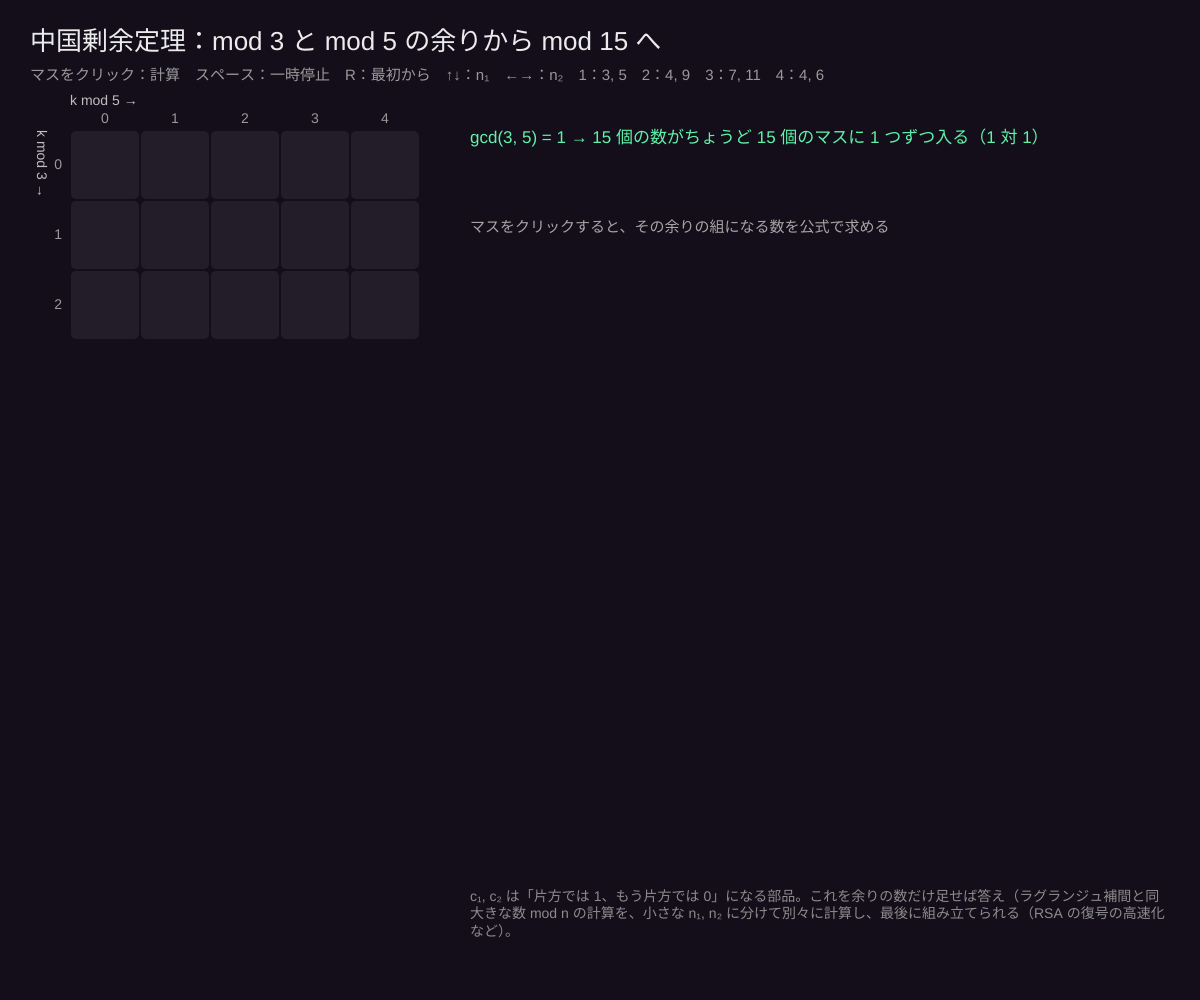
Frame 1 (no input)
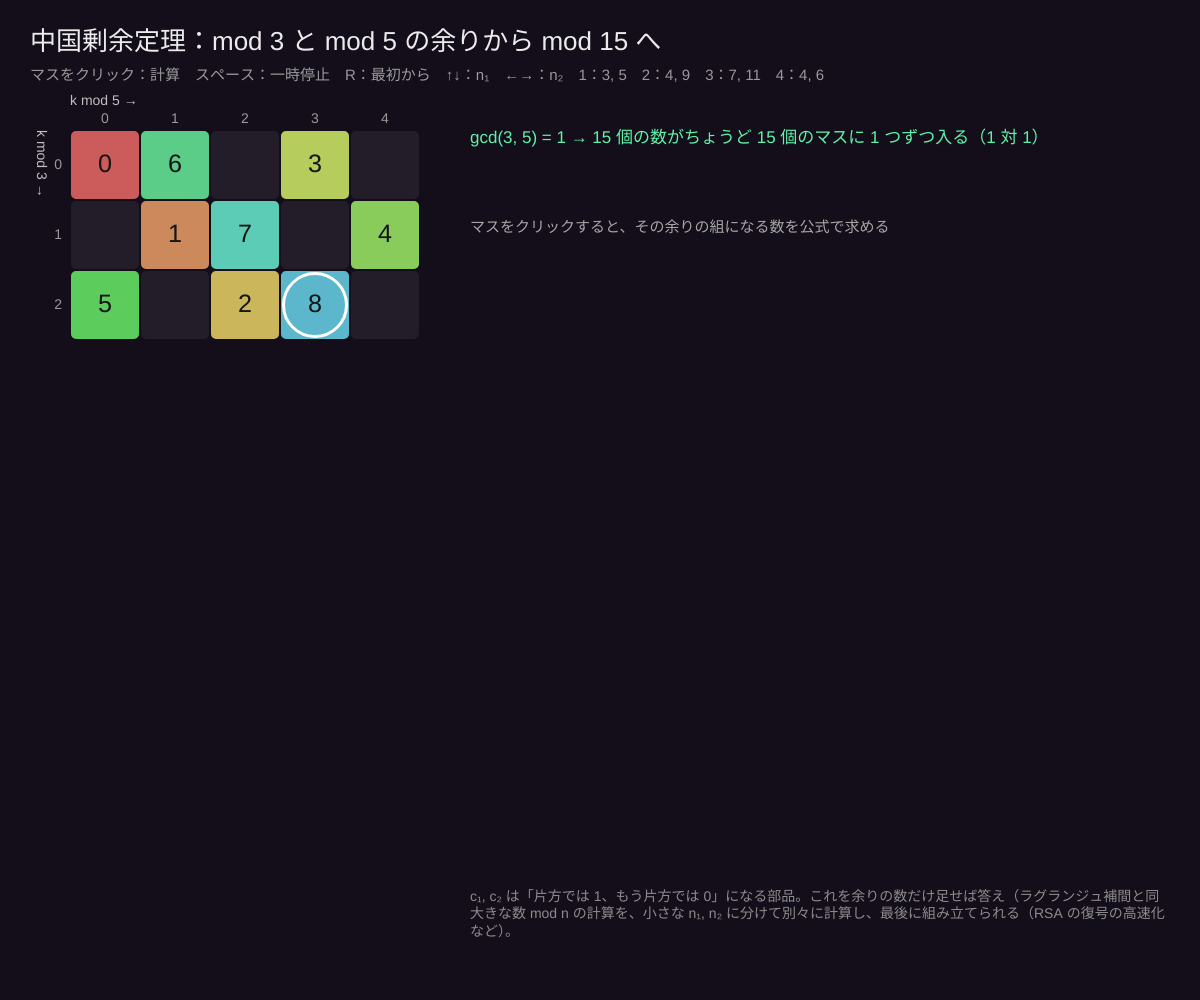
Frame 60 (no input)
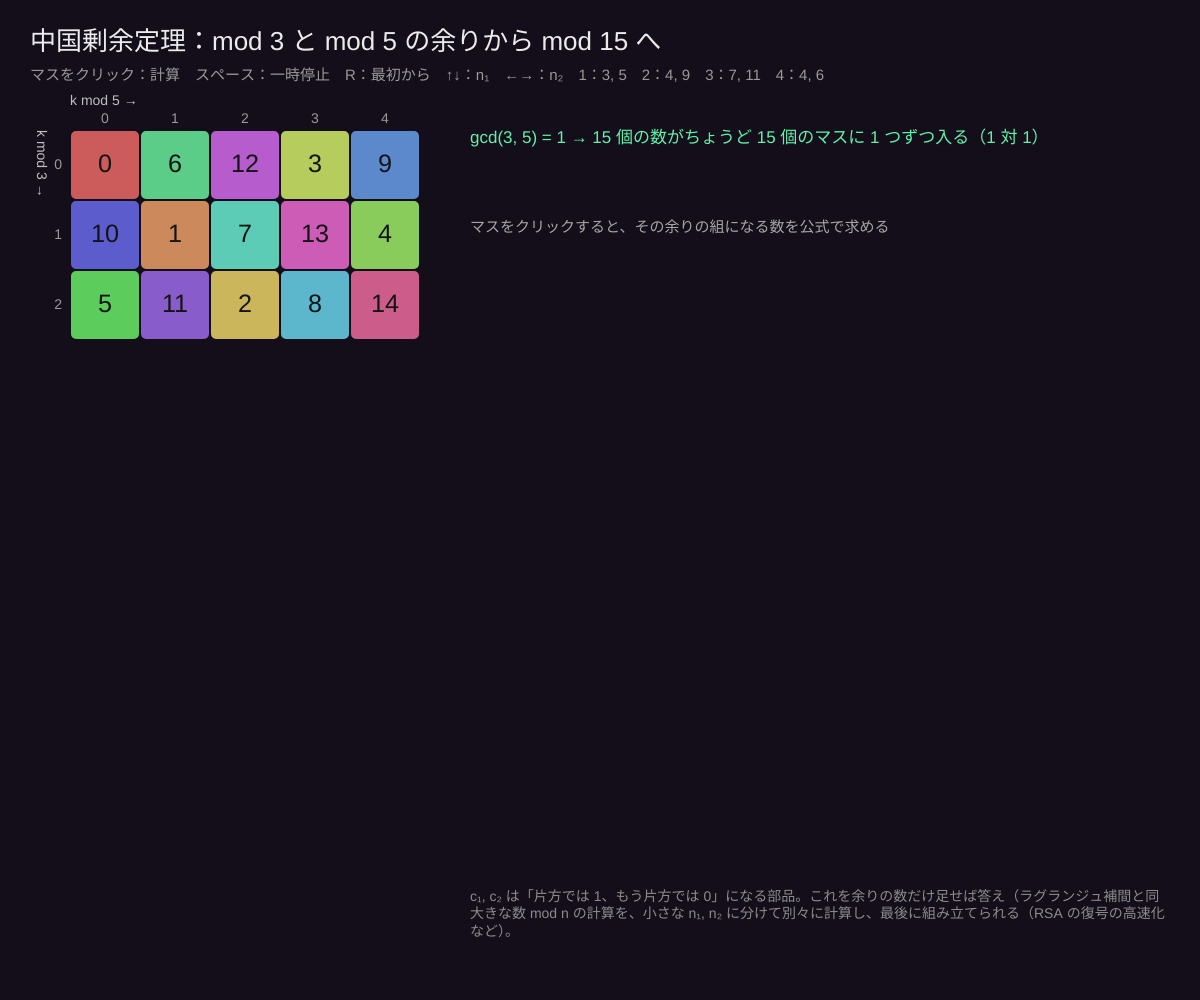
Frame 120 (the mouse pressed at the canvas centre since frame 60)

The p5.js sketch that drew these frames (run headless with seeded random() and noise() and a simulated clock; from frame 60 on, the mouse is pressed at the canvas centre):

// p5.js sketch
// ── sketch.js
// ============================================
// 12 中国剰余定理：2 つの余りから 1 つの数へ
// 「3 で割ると 2 余り、5 で割ると 3 余る数は？」n₁ と n₂ が互いに素なら、0 〜 n₁n₂−1 にちょうど 1 つある
// 数 k をマス（k mod n₁, k mod n₂）に置いていくと、斜めに進んで端で反対側へワープし、全部のマスを 1 回ずつ通る
// マスをクリック：その余りの組になる数を計算 / スペース：一時停止 / R：最初から
// ←→：n₂ / ↑↓：n₁ / 1：3 と 5　2：4 と 9　3：7 と 11　4：4 と 6（互いに素でない）
// ============================================

let n1 = 3, n2 = 5;   // ★ 2 つの割る数
let rate = 0.15;      // ★ 1 フレームに進む数の量

let k = 0, paused = false, pick = null;

function setup() { createCanvas(windowWidth, windowHeight); textWrap(CHAR); colorMode(HSB, 360, 100, 100, 100); }
function gcd(x, y) { while (y) [x, y] = [y, x % y]; return x; }
function modInv(x, m) { let [r0, r1, s0, s1] = [x % m, m, 1, 0]; while (r1) { let q = floor(r0 / r1); [r0, r1] = [r1, r0 - q * r1]; [s0, s1] = [s1, s0 - q * s1]; } return r0 === 1 ? ((s0 % m) + m) % m : null; }

function draw() {
  background(265, 45, 10);
  let N = n1 * n2;
  if (!paused) k = min(N + 30, k + rate);
  fill(0, 0, 92); noStroke(); textSize(26); textAlign(LEFT, BASELINE);
  text(`中国剰余定理：mod ${n1} と mod ${n2} の余りから mod ${N} へ`, 30, 50);
  textSize(15); fill(0, 0, 60);
  text('マスをクリック：計算　スペース：' + (paused ? '再開' : '一時停止') + '　R：最初から　↑↓：n₁　←→：n₂　1：3, 5　2：4, 9　3：7, 11　4：4, 6', 30, 80);

  let gw = width * 0.55, gh = height - 180, cs = min(gw / n2, gh / n1, 70), ox = 70, oy = 130;
  textSize(14); fill(0, 0, 60); textAlign(CENTER, BOTTOM);
  for (let j = 0; j < n2; j++) text(j, ox + j * cs + cs / 2, oy - 4);
  textAlign(RIGHT, CENTER); for (let i = 0; i < n1; i++) text(i, ox - 8, oy + i * cs + cs / 2);
  fill(0, 0, 75); textAlign(LEFT, BOTTOM); text(`k mod ${n2} →`, ox, oy - 22); push(); translate(ox - 36, oy); rotate(HALF_PI); textAlign(LEFT, BOTTOM); text(`k mod ${n1} →`, 0, 0); pop();
  let cell = {};
  for (let v = 0; v < min(N, floor(k)); v++) cell[(v % n1) + ',' + (v % n2)] = v;
  for (let i = 0; i < n1; i++) for (let j = 0; j < n2; j++) {
    let v = cell[i + ',' + j], x = ox + j * cs, y = oy + i * cs;
    fill(v === undefined ? color(265, 30, 16) : color((v * 360) / N, 55, 80)); stroke(265, 45, 10); strokeWeight(2); rect(x, y, cs, cs, 6);
    if (v !== undefined) { noStroke(); fill(0, 0, 8); textAlign(CENTER, CENTER); textSize(cs * 0.36); text(v, x + cs / 2, y + cs / 2); }
    if (pick && pick[0] === i && pick[1] === j) { noFill(); stroke(45, 90, 100); strokeWeight(4); rect(x + 2, y + 2, cs - 4, cs - 4, 6); }
  }
  // いま置いた数の動き（斜めに進む）
  let cur = floor(k) - 1;
  if (cur >= 0 && cur < N) { let x = ox + (cur % n2) * cs + cs / 2, y = oy + (cur % n1) * cs + cs / 2; noFill(); stroke(0, 0, 100); strokeWeight(3); circle(x, y, cs * 0.9); }

  let px = ox + n2 * cs + 50, w = width - px - 30, yy = 130;
  textAlign(LEFT, TOP); noStroke(); textSize(17);
  let g = gcd(n1, n2);
  if (g === 1) { fill(150, 60, 95); text(`gcd(${n1}, ${n2}) = 1 → ${N} 個の数がちょうど ${N} 個のマスに 1 つずつ入る（1 対 1）`, px, yy, w); }
  else { fill(0, 70, 95); text(`gcd(${n1}, ${n2}) = ${g} ≠ 1 → 数は ${N / g} 周期でくり返し、マスの 1/${g} しか埋まらない。答えがない組・答えが複数の組ができる`, px, yy, w); }
  yy += 90;
  if (pick) {
    let [r1, r2] = pick;
    fill(0, 0, 92); textSize(17); text(`x ≡ ${r1} (mod ${n1}),  x ≡ ${r2} (mod ${n2}) を解く`, px, yy, w); yy += 36;
    textSize(15);
    if (g === 1) {
      let m1 = n2, m2 = n1, c1 = m1 * modInv(m1, n1), c2 = m2 * modInv(m2, n2), x = (r1 * c1 + r2 * c2) % N;
      fill(0, 0, 80);
      text(`m₁ = n/n₁ = ${m1},  m₂ = n/n₂ = ${m2}`, px, yy, w); yy += 26;
      text(`c₁ = m₁·(m₁⁻¹ mod n₁) = ${m1}·${modInv(m1, n1)} = ${c1}　（mod ${n1} で 1、mod ${n2} で 0）`, px, yy, w); yy += 46;
      text(`c₂ = m₂·(m₂⁻¹ mod n₂) = ${m2}·${modInv(m2, n2)} = ${c2}　（mod ${n1} で 0、mod ${n2} で 1）`, px, yy, w); yy += 46;
      fill(45, 90, 100); textSize(18);
      text(`x = ${r1}·${c1} + ${r2}·${c2} mod ${N} = ${x}`, px, yy, w); yy += 40;
    } else { fill(0, 70, 95); text(cell[r1 + ',' + r2] === undefined ? 'このマスには数が来ない → 解なし' : `解は ${cell[r1 + ',' + r2]} と、${N / g} ずつずらしたもの（1 つに決まらない）`, px, yy, w); yy += 40; }
  } else { fill(0, 0, 65); textSize(15); text('マスをクリックすると、その余りの組になる数を公式で求める', px, yy, w); }
  fill(0, 0, 55); textSize(14);
  text('c₁, c₂ は「片方では 1、もう片方では 0」になる部品。これを余りの数だけ足せば答え（ラグランジュ補間と同じ発想）。\n大きな数 mod n の計算を、小さな n₁, n₂ に分けて別々に計算し、最後に組み立てられる（RSA の復号の高速化など）。', px, height - 110, w);
}

function mousePressed() {
  let cs = min((width * 0.55) / n2, (height - 180) / n1, 70), j = floor((mouseX - 70) / cs), i = floor((mouseY - 130) / cs);
  if (i >= 0 && i < n1 && j >= 0 && j < n2) pick = [i, j];
}
function keyPressed() {
  let set2 = (p, q) => { n1 = p; n2 = q; k = 0; pick = null; };
  if (key === '1') set2(3, 5);
  if (key === '2') set2(4, 9);
  if (key === '3') set2(7, 11);
  if (key === '4') set2(4, 6);
  if (key === ' ') paused = !paused;
  if (key === 'r' || key === 'R') { k = 0; pick = null; }
  if (key === RIGHT_ARROW) set2(n1, min(16, n2 + 1));
  if (key === LEFT_ARROW) set2(n1, max(2, n2 - 1));
  if (key === UP_ARROW) set2(min(12, n1 + 1), n2);
  if (key === DOWN_ARROW) set2(max(2, n1 - 1), n2);
}
function windowResized() { resizeCanvas(windowWidth, windowHeight); }

// ---------- やってみよう ----------
// 1. 「3 で割ると 2、5 で割ると 3 余る数」を表から探して、公式の答えと比べる
// 2. 4 と 6 で、埋まらないマスの余りの組はどんな組？（偶奇が合わない）
// 3. 3 つの数（3, 5, 7）に広げるには？ 立方体のマスで考える
